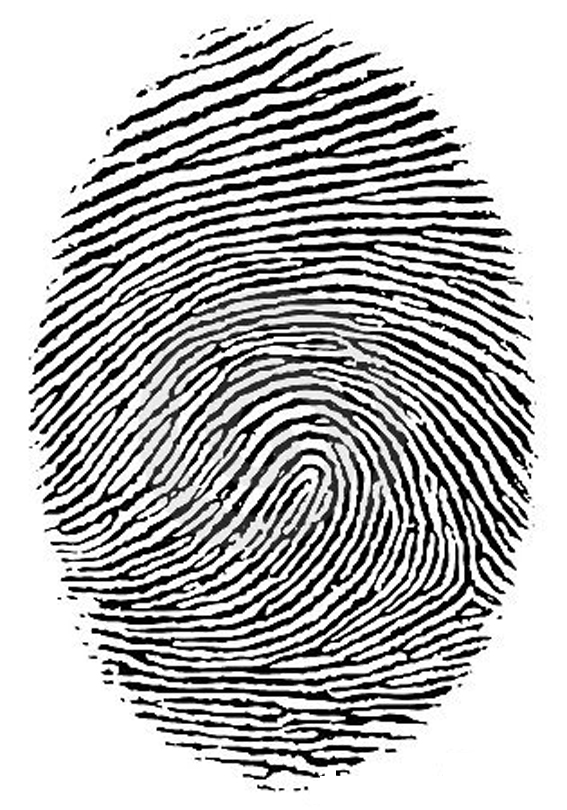
#> input picture src/imagens/Impressao_digital.jpg, 567 x 810 px; the run also reads 1 picture not shown here
$ jupyter execute comparador.ipynb
#> lines starting #> are read from the running program, lines starting #| are printed output that depends on the picture
<h1>Imports</h1>

[cell 1]
import PIL
import cv2
import os
import numpy as np
import psycopg2
import seaborn as sns
import hashlib
from psycopg2 import Error
from matplotlib import image
from matplotlib import pyplot
from PIL import Image

<h2>Falta fazer:</h2>
<h3>
<ul>
<li>Tratamento de exceção em criacao de pastas e img search</li>
<li>Armazenar no BD</li>
<li>Ler do BD</li>
<li>Encriptar chaves com md5 no BD</li>
</ul>
</h3>

[cell 2]
#os.mkdir("imagens_alteradas/kkk")
#os.rmdir("imagens_alteradas/kkk")

<h2> Vendo se as imagens são compatível</h2>

[cell 3]
minhaImagem1 = "imagens/Impressao_digital.jpg"
minhaImagem2 = "imagens/Impressao_digital.jpg"
Mimg1 = cv2.imread(minhaImagem2)
#> Mimg1 is the input picture: shape (810, 567, 3); min 0, max 255, mean 183.7
Mimg2 = cv2.imread(minhaImagem2)

def _checagem(imagem1, imagem2):
    if imagem1.shape != imagem2.shape:
        return False
    elif imagem1.size != imagem2.size:
        return False
    return True

_checagem(Mimg1,Mimg2)
#> Out = True

<h2>Comparando a imagem</h2>

[cell 4]
#podemos fazer um loop e comparar todas as imgs, come mais processamento mas é mais simples e certeiro
minhaImagem1 = "imagens/vermelho.png"
minhaImagem2 = "imagens/imagemCinza.png"
Mimg1 = cv2.imread(minhaImagem1)
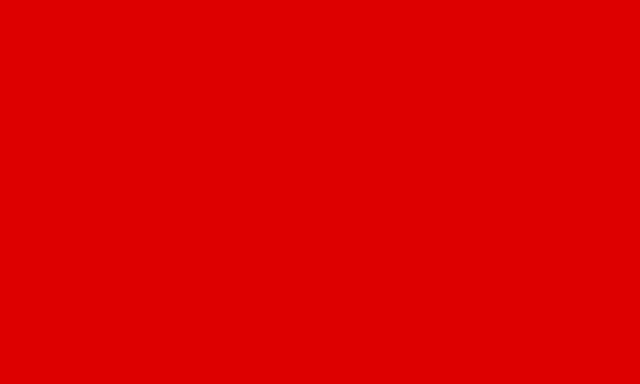
#> input picture src/imagens/vermelho.png, 1280 x 768 px (shown at 1/2 size)
#> Mimg1 is the input picture: shape (768, 1280, 3); mean B, G, R 0, 0, 221
Mimg2 = cv2.imread(minhaImagem2)
def _comparacao(imagem1, imagem2):
    diferenca = cv2.subtract(imagem1, imagem2)
    b, g, r = cv2.split(diferenca)
    if cv2.countNonZero(b) == 0 and cv2.countNonZero(g) == 0 and cv2.countNonZero(r) == 0:
        print("imagens iguais")
        return True
    return False

_comparacao(Mimg1,Mimg2)
#> in _comparacao, `diferenca = cv2.subtract(imagem1, imagem2)`:
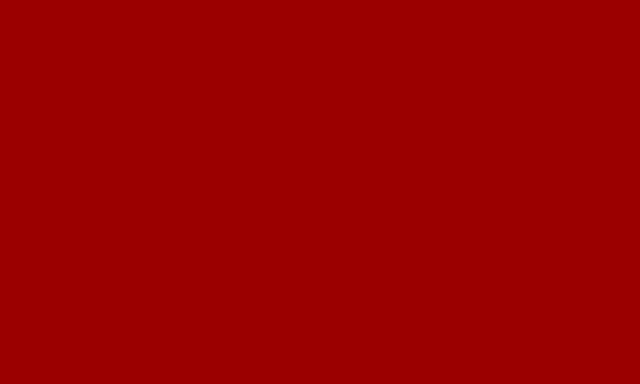
#> diferenca: shape (768, 1280, 3) (shown at 1/2 size); mean B, G, R 0, 0, 155
#> in _comparacao, `b, g, r = cv2.split(diferenca)`: b: shape (768, 1280); every value is 0
#> in _comparacao, `b, g, r = cv2.split(diferenca)`: r: shape (768, 1280); every value is 155
#> Out = False

<h2> Classe de acesso banco de dados</h2>

[cell 5]
class Dao():
    # [15 lines left out: function _inserir, not called in this run]

#_inserir('queima1','bla23bla2','a6dacioso')

<h1> Procura por regiões da digital</h1>

<h2>Arcos Angulares</h2>

[cell 6]
class ArcosAngulares():
    def __init__(self, fonte,nome):
        self.fonte = fonte
        self.nome = nome

    # [19 lines left out: functions getAngular1, getAngular2, not called in this run]

    def getNome(self):
        return self.nome

    def setNome(self,NovoNome):
        self.nome = NovoNome

    def getFonte(self):
        return self.fonte

    def setFonte(self, NovaFonte):
        self.fonte = NovaFonte

# getArco2("Impressao_digital.jpg","fabio")
    # pyplot.imshow(pixels, cmap="binary")

<h2>Arcos verstícios</h2>

[cell 7]
class Versticios():
    def __init__(self, fonte,nome):
        self.fonte = fonte
        self.nome = nome

    def getNome(self):
        return self.nome

    def setNome(self,NovoNome):
        self.nome = NovoNome

    def getFonte(self):
        return self.fonte

    def setFonte(self, NovaFonte):
        self.fonte = NovaFonte

    def getVerticilo1(self,fonte,nome):
        img = Image.open("imagens/"+fonte)
        pixels = img.crop((200,200,340,340))
        identificacao= "numeroDeUsersDoDB+1"
        pixels.save("imagens_alteradas/arcoVerticilo/verticilo1"+nome+".png")
        pixels = np.asarray(pixels)
        pixels = pixels.astype("float32")
        pixels /= pixels.max()
    # pyplot.imshow(pixels, cmap="binary")
       # pixels = np.around(pixels)
        return sum(pixels)

    def getVerticilo2(self,fonte,nome):
        img = Image.open("imagens/"+fonte)
        pixels = img.crop((400,500,500,650))
        identificacao= "numeroDeUsersDoDB+1"
        pixels.save("imagens_alteradas/arcoVerticilo/verticilo1"+nome+".png")
        pixels = np.asarray(pixels)
        pixels = pixels.astype("float32")
        pixels /= pixels.max()
        #pyplot.imshow(pixels, cmap="binary")
       # pixels = np.around(pixels)
        return sum(pixels)

    def getVerticilo3(self,fonte,nome):
        img = Image.open("imagens/"+fonte)
        pixels = img.crop((150,500,250,650))
        identificacao= "numeroDeUsersDoDB+1"
        pixels.save("imagens_alteradas/arcoVerticilo/verticilo1"+nome+".png")
        pixels = np.asarray(pixels)
        pixels = pixels.astype("float32")
        pixels /= pixels.max()
        #pyplot.imshow(img, cmap="binary")
        #pixels = np.around(pixels)
        return sum(pixels)


# getVerticilo3("Impressao_digital.jpg","fausto2")

<h1>Presilha direita </h1>

[cell 8]
class PresilhaDireita():
    def __init__(self, fonte,nome):
        self.fonte = fonte
        self.nome = nome

    def getNome(self):
        return self.nome

    def setNome(self,NovoNome):
        self.nome = NovoNome

    def getFonte(self):
        return self.fonte

    def setFonte(self, NovaFonte):
        self.fonte = NovaFonte

    # [21 lines left out: functions getPresilha1, getPresilha2, not called in this run]

<h1>Presilha esquerda</h1>

[cell 9]
class PresilhaEsquerda():

    def __init__(self, fonte,nome):
        self.fonte = fonte
        self.nome = nome

    def getNome(self):
        return self.nome

    def setNome(self,NovoNome):
        self.nome = NovoNome

    def getFonte(self):
        return self.fonte

    def setFonte(self, NovaFonte):
        self.fonte = NovaFonte

    # [21 lines left out: functions getPresilha1, getPresilha2, not called in this run]

<h1>Classe pessoa</h1>
<h2>Ao cadastrar digital no BD, criptograde com md5, exemplo: </h2>
<h3>insert into criminoso(nome,categoria,digital) values('34enhor','queima2',md5('345'));</h3>

[cell 10]
class Pessoa():
    def __init__(self, fonte,nome):
        self.fonte = fonte
        self.nome = nome

    def getNome(self):
        return self.nome

    def setNome(self,NovoNome):
        self.nome = NovoNome

    def getFonte(self):
        return self.fonte

    def setFonte(self, NovaFonte):
        self.fonte = NovaFonte

    # [6 lines left out: function getArcoAngular, not called in this run]


    def getVerticios(self):
        meuVersticio = Versticios(self.fonte,self.nome)
        verticilio1 = meuVersticio.getVerticilo1(self.fonte,self.nome)
        verticilio2 = meuVersticio.getVerticilo2(self.fonte,self.nome)
        verticilio3 = meuVersticio.getVerticilo3(self.fonte,self.nome)
        verticilios = [sum(verticilio1),sum(verticilio2),sum(verticilio3)]
        return verticilios

    # [13 lines left out: functions getPresilhaDireita, getPresilhaEsquerda, not called in this run]


geraldo = Pessoa("Impressao_digital.jpg","Geraldo")
print(geraldo.getVerticios())
#> in getVerticilo1, `pixels = img.crop((200,200,340,340))`:
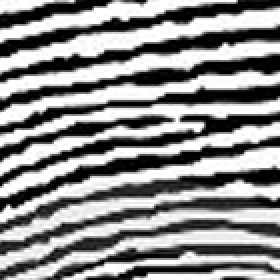
#> pixels: PIL image 140x140 L (shown 2 times larger); min 0, max 255, mean 139.6
#> in getVerticios, `verticilio1 = meuVersticio.getVerticilo1(self.fonte,self.nome)`: verticilio1 = 140 values, max 83.94 at index 47, min 67.03 at index 103, mean 76.65
#> in getVerticilo2, `pixels = img.crop((400,500,500,650))`:
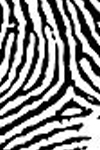
#> pixels: PIL image 100x150 L; min 0, max 255, mean 140.8
#> in getVerticios, `verticilio2 = meuVersticio.getVerticilo2(self.fonte,self.nome)`: verticilio2 = 100 values, max 108.2 at index 49, min 51.25 at index 65, mean 82.85
#> in getVerticilo3, `pixels = img.crop((150,500,250,650))`:
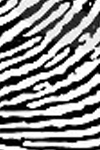
#> pixels: PIL image 100x150 L; min 0, max 255, mean 142.8
#> in getVerticios, `verticilio3 = meuVersticio.getVerticilo3(self.fonte,self.nome)`: verticilio3 = 100 values, max 93.4 at index 79, min 73.88 at index 17, mean 83.98
#> in getVerticios, `verticilios = [sum(verticilio1),sum(verticilio2),sum(verticilio3)]`: verticilios = [10731.6, 8284.8, 8397.6]

#Resultadp da mesma digital com e sem arredondamento, respectivamente
#[10582.0, 8291.0, 8393.0]
#[10731.557838439941, 8284.847286224365, 8397.600311279297]
